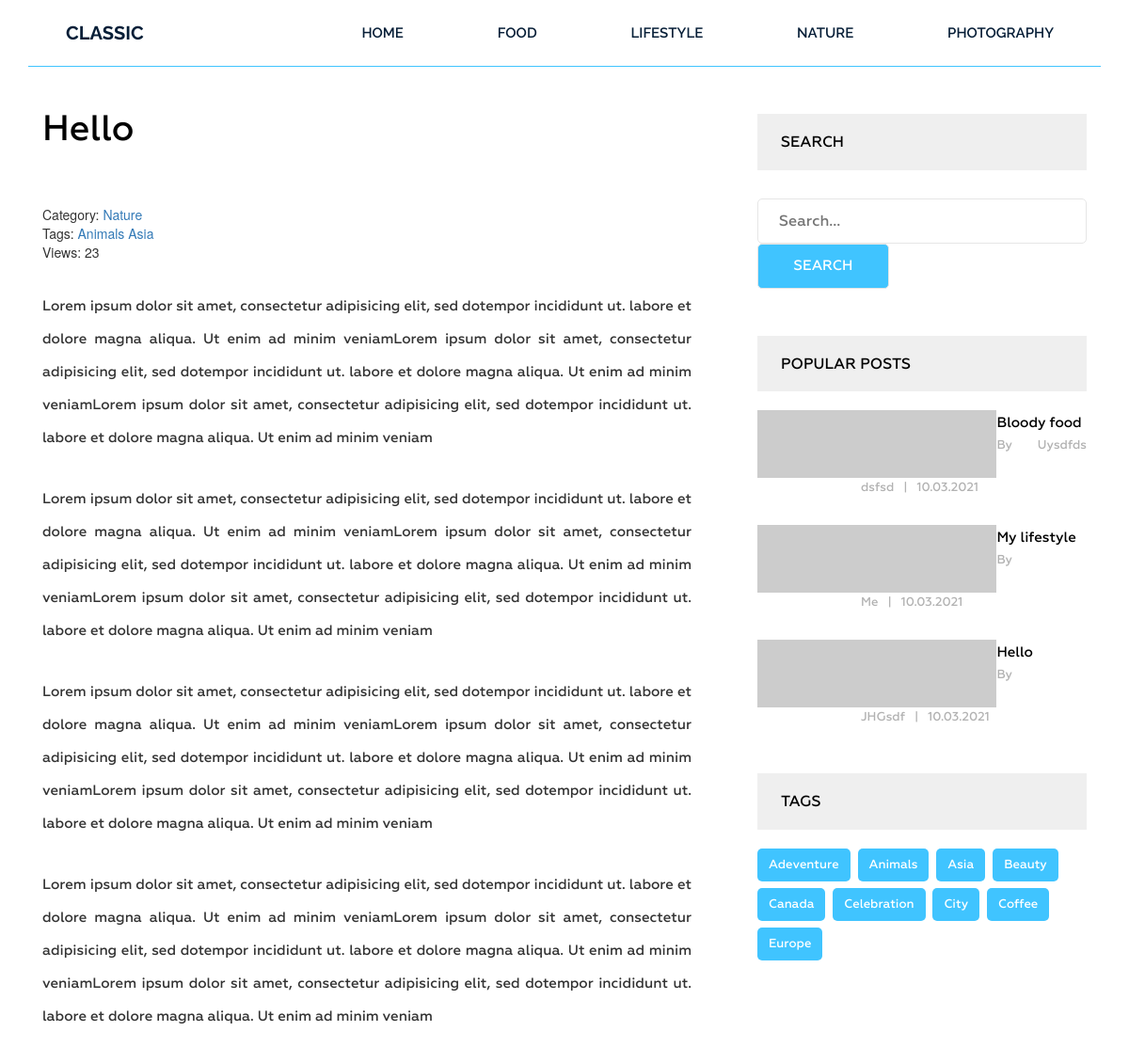
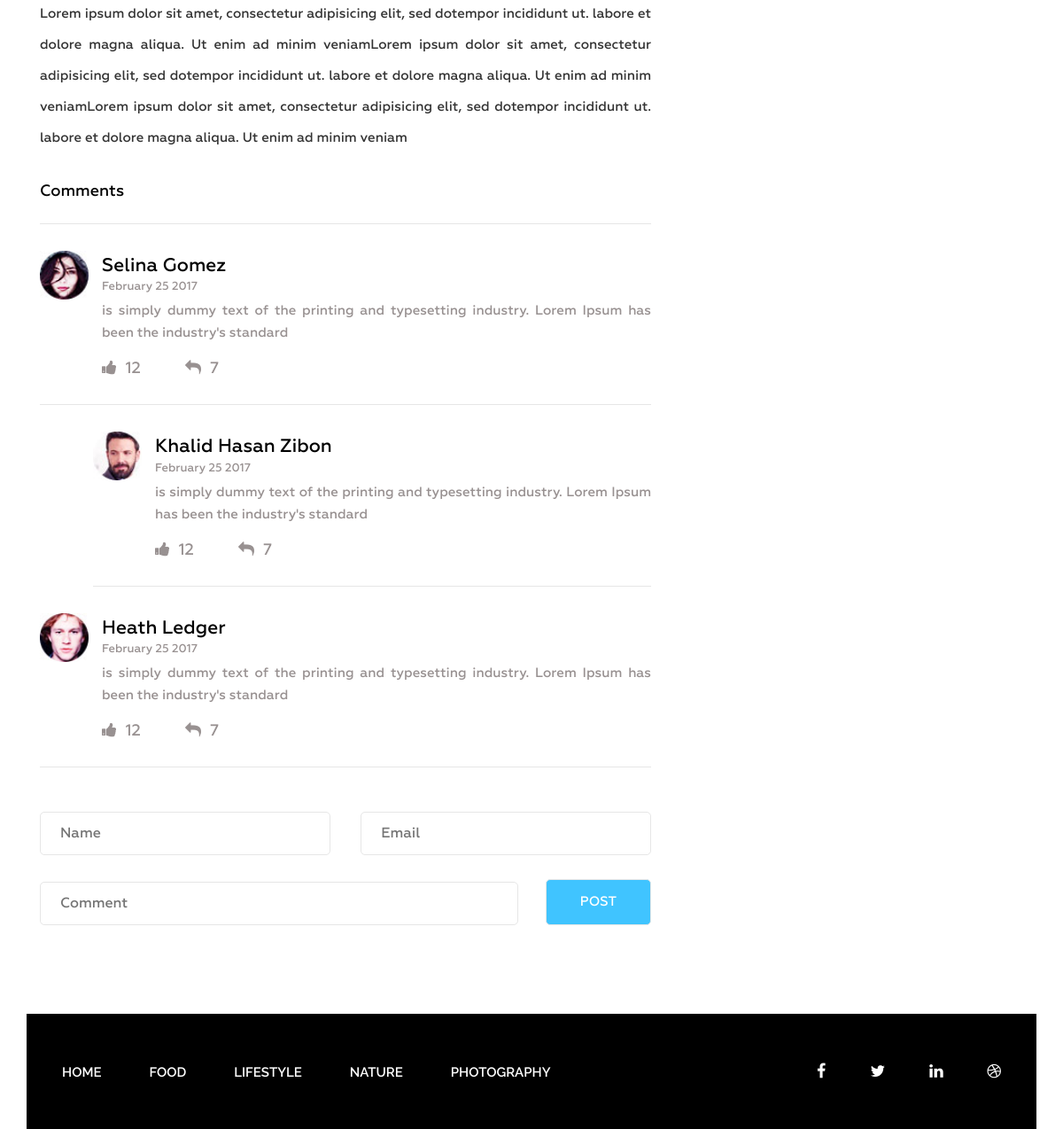
/post/hello/, run on the app's committed database (2 pictures, top to bottom).
### blog/models.py (models this page shows, shortened)
class Category(models.Model):
    title = models.CharField(max_length=255, verbose_name='Категория')
    slug = models.SlugField(max_length=255, verbose_name='Url', unique=True)
    class Meta:
        verbose_name = 'Категория(ю)'
        verbose_name_plural = 'Категории'
        ordering = ['title']
    def __str__(self):
        return self.title
    def get_absolute_url(self):
        return reverse('category', kwargs={'slug': self.slug})

class Post(models.Model):
    title = models.CharField(max_length=255, verbose_name='Название')
    slug = models.SlugField(max_length=255, verbose_name='Url', unique=True)
    author = models.CharField(max_length=100, verbose_name='Автор')
    content = models.TextField(blank=True, verbose_name='Контент')
    created_at = models.DateTimeField(auto_now_add=True, verbose_name='Опубликовано')
    photo = models.ImageField(upload_to='photos/%Y/%m/%d/', blank=True, verbose_name='Картинка')
    views = models.IntegerField(default=0, verbose_name='Количество просмотров')
    category = models.ForeignKey(Category, on_delete=models.PROTECT, related_name='posts', verbose_name='Категория')
    tags = models.ManyToManyField(Tag, blank=True, related_name='posts', verbose_name='Тэги')
    class Meta:
        verbose_name = 'Пост'
        verbose_name_plural = 'Посты'
        ordering = ['-created_at']
    def get_absolute_url(self):
        return reverse('post', kwargs={'slug': self.slug})

class Tag(models.Model):
    title = models.CharField(max_length=50, verbose_name='Название')
    slug = models.SlugField(max_length=50, verbose_name='Url', unique=True)
    class Meta:
        verbose_name = 'Тэг'
        verbose_name_plural = 'Тэги'
        ordering = ['title']
    def get_absolute_url(self):
        return reverse('tag', kwargs={'slug': self.slug})

### blog/views.py (the view)
# urls.py: path('post/<str:slug>/', GetPost.as_view(), name='post'),
class GetPost(DetailView):
    model = Post
    template_name = 'blog/single.html'
    context_object_name = 'post'
    def get_context_data(self, *, object_list=None, **kwargs):
        context = super().get_context_data(**kwargs)
        self.object.views = F('views') + 1
        self.object.save()
        self.object.refresh_from_db()
        return context

### blog/templatetags/menu.py (called while the page is built)
@register.inclusion_tag('blog/menu_tpl.html')
def show_menu(menu_class='menu'):
    categories = Category.objects.all()
    return {"categories": categories, "menu_class": menu_class}

### blog/templatetags/sidebar.py (called while the page is built)
@register.inclusion_tag('blog/popular_posts_tpl.html')
def get_popular(cnt=3):
    posts = Post.objects.order_by('-views')[:cnt]
    return {"posts": posts}

@register.inclusion_tag('blog/tags_tpl.html')
def get_tags():
    tags = Tag.objects.all()
    return {'tags': tags}

### blog/templates/blog/single.html (shortened to what this page needs)
{% extends 'base.html' %}
{% load static %}
{% load sidebar %}
{% block content %}
<section class="single-blog-area">
    <div class="container">
        <div class="row">
           <div class="col-md-12">
            <div class="border-top">
                <div class="col-md-8">
                <div class="blog-area">
                    <div class="blog-area-part">
                        <h2>{{ post.title }}</h2>
                        <div class="single-content">
                            <div>
                                <span>Category: <a href="{{ post.category.get_absolute_url }}">{{ post.category }}</a> </span>
                                <br>
                                {% include 'inc/_tags.html' %}
                                <span>Views: {{ post.views }}</span>
                            </div>
                            {{ post.content|safe }}
                        </div>
                    </div>
                    <div class="commententries">
                        <h3>Comments</h3>
                        <ul class="commentlist">
                            <li>
                                <article class="comment">
                                    <header class="comment-author">
                                        <img src="img/author-1.jpg" alt="">
                                    </header>
                                    <section class="comment-details">
                                        <div class="author-name">
                                            <h5><a href="#">Selina Gomez</a></h5>
                                            <p>February 25 2017</p>
                                        </div>
                                        <div class="comment-body">
                                            <p>is simply dummy text of the printing and typesetting industry. Lorem Ipsum has been the industry's standard </p>
                                        </div>
                                        <div class="reply">
                                            <p><span><a href="#"><i class="fa fa-thumbs-up" aria-hidden="true"></i></a>12</span><span><a href="#"><i class="fa fa-reply" aria-hidden="true"></i></a>7</span></p>
                                        </div>
                                    </section>
                                </article>
                                <ul class="children">
                                    <li>
                                        <article class="comment">
                                            <header class="comment-author">
                                                <img src="img/author-2.jpg" alt="">
                                            </header>
                                            <section class="comment-details">
                                                <div class="author-name">
                                                    <h5><a href="#">Khalid Hasan Zibon</a></h5>
                                                    <p>February 25 2017</p>
                                                </div>
                                                <div class="comment-body">
                                                    <p>is simply dummy text of the printing and typesetting industry. Lorem Ipsum has been the industry's standard </p>
                                                </div>
                                                <div class="reply">
                                                    <p><span><a href="#"><i class="fa fa-thumbs-up" aria-hidden="true"></i></a>12</span><span><a href="#"><i class="fa fa-reply" aria-hidden="true"></i></a>7</span></p>
                                                </div>
                                            </section>
                                        </article>
                                    </li>
                                </ul>
                            </li>
                            <li>
                                <article class="comment">
                                    <header class="comment-author">
                                        <img src="img/author-3.jpg" alt="">
                                    </header>
                                    <section class="comment-details">
                                        <div class="author-name">
                                            <h5><a href="#">Heath Ledger</a></h5>
                                            <p>February 25 2017</p>
                                        </div>
                                        <div class="comment-body">
                                            <p>is simply dummy text of the printing and typesetting industry. Lorem Ipsum has been the industry's standard </p>
                                        </div>
                                        <div class="reply">
                                            <p><span><a href="#"><i class="fa fa-thumbs-up" aria-hidden="true"></i></a>12</span><span><a href="#"><i class="fa fa-reply" aria-hidden="true"></i></a>7</span></p>
                                        </div>
                                    </section>
                                </article>
                            </li>
                        </ul>
                    </div>
                    <form action="#" method="get">
                        <div class="name">
                            <input type="text" name="" id="" placeholder="Name" class="name">
                        </div>
                        <div class="email">
                            <input type="email" name="" id="" placeholder="Email" class="email">
                        </div>
                        <div class="comment">
                            <input type="text" name="" id="" placeholder="Comment" class="comment">
                        </div>
                        <div class="post">
                            <input type="submit" value="Post">
                        </div>
                    </form>
                </div>
            </div>
            <div class="col-md-4">
                 <div class="newsletter">
                    <h2 class="sidebar-title">Search</h2>
                    <form action="{% url 'search' %}" method="get">
                        <input type="text" name="s" placeholder="Search...">
                        <input type="submit" value="Search">
                    </form>
                </div>
                {% get_popular 3 %}
                {% get_tags %}
            </div>
            </div>
            </div>
        </div>
    </div>
</section>
{% endblock %}

### templates/base.html (shortened to what this page needs)
{% load static %}
{% load cache %}
<!DOCTYPE html>
<html lang="en">
<head>
    <link rel="stylesheet" href="{% static 'css/bootstrap.css' %}">
    <link rel="stylesheet" href="{% static 'css/font-awesome.min.css' %}">
    <link rel="stylesheet" href="{% static 'css/owl.carousel.min.css' %}">
    <link rel="stylesheet" href="{% static 'css/owl.theme.default.min.css' %}">
    <link rel="stylesheet" href="{% static 'style.css' %}">
    <link rel="stylesheet" href="{% static 'responsive.css' %}">
</head>
<body>
    <div class="wrapper">
        {% cache 20 header %}
        {% include 'inc/_header.html' %}
        {% endcache %}
        {% block content %} {% endblock %}
        {% cache 20 footer %}
        {% include 'inc/_footer.html' %}
        {% endcache %}
    </div>
</body>
</html>

### templates/inc/_tags.html
{% if post.tags.exists %}
<span>
    Tags:
    {% for tag in post.tags.all %}
    <a href="{{ tag.get_absolute_url }}">{{ tag.title }}</a>
    {% endfor %}
</span>
<br>
{% endif %}

### blog/templates/blog/popular_posts_tpl.html
<h2 class="sidebar-title">Popular posts</h2>
<div class="grid">
    {% for post in posts %}
        <div class="portfolio-item popular">
            {% if post.photo %}
            <img src="{{ post.photo.url }}" alt="{{ post.title }}">
            {% else %}
            <img src="https://picsum.photos/id/1060/300/201/?blur=2" alt="{{ post.title }}">
            {% endif %}
            <div class="portfolio-text">
                <h5><a href="{{ post.get_absolute_url }}">{{ post.title }}</a></h5>
                <p>By {{ post.author }}<span>|</span>{{ post.created_at|date:"d.m.Y" }}</p>
            </div>
        </div>
    {% endfor %}
</div>

### templates/inc/_footer.html
{% load menu %}
<footer class="footer">
    <div class="container">
        <div class="row">
            <div class="col-md-12">
                <div class="footer-bg">
                    <div class="row">
                        <div class="col-md-9">
                            {% show_menu 'footer-menu' %}
                        </div>
                        <div class="col-md-3">
                            <div class="footer-icon">
                                <p><a href="#"><i class="fa fa-facebook" aria-hidden="true"></i></a><a href="#"><i class="fa fa-twitter" aria-hidden="true"></i></a><a href="#"><i class="fa fa-linkedin" aria-hidden="true"></i></a><a href="#"><i class="fa fa-dribbble" aria-hidden="true"></i></a></p>
                            </div>
                        </div>
                    </div>
                </div>
            </div>
        </div>
    </div>
</footer>

### data on the page
Category: title "FOOD"
Category: title "LIFESTYLE"
Category: title "NATURE"
Category: title "PHOTOGRAPHY"
Post: title "Hello", category "Nature", views "23", content "Lorem ipsum dolor sit amet, consectetur adipisicing elit, sed dotempor incididunt ut. labore et dolore magna aliqua. Ut enim ad minim veniamLorem ipsum dolor sit amet, consectetur adipisicing elit, sed dotempor incididunt ut. labore et dolore magna aliqua. Ut enim ad minim veniamLorem ipsum dolor sit amet, consectetur adipisicing elit, sed dotempor incididunt ut. labore et dolore magna aliqua. Ut enim ad minim veniam Lorem ipsum dolor sit amet, consectetur adipisicing elit, sed dotempor incididunt ut. labore et dolore magna aliqua. Ut enim ad minim veniamLorem ipsum dolor sit amet, consectetur adipisicing elit, sed dotempor incididunt ut. labore et dolore magna aliqua. Ut enim ad minim…", author "JHGsdf", created_at "10.03.2021"
Tag: title "Animals"
Tag: title "Asia"
Post: title "Bloody food", author "Uysdfds dsfsd", created_at "10.03.2021"
Post: title "My lifestyle", author "Me", created_at "10.03.2021"
Tag: title "Adeventure"
Tag: title "Beauty"
Tag: title "Canada"
Tag: title "Celebration"
Tag: title "City"
Tag: title "Coffee"
Tag: title "Europe"
